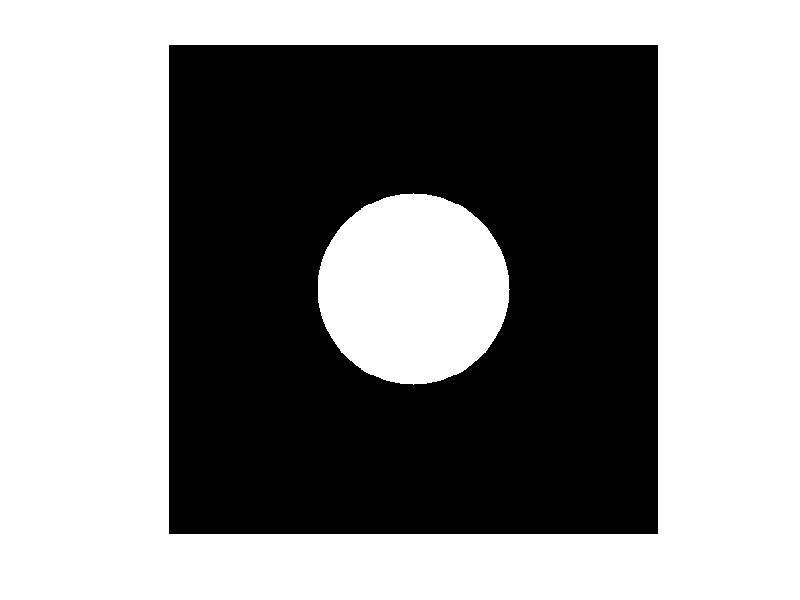

The MATLAB source for this figure:
% Practice 1 Question 6
% Create a binary black image of size 512x512. Then, write a nested loop to draw a white (filled) circle with a radius of 100 pixels at the center of the image

% Create a  black image of size 512x512
im = zeros(512, 512);

center_i = 512/2;
center_j = 512/2;
radius = 100;

% nested loop 
for i = 1:512
    for j = 1:512
        % Calculate the distance from the current pixel to the center
        distance = sqrt((i - center_i)^2 + (j - center_j)^2);
        
        % If the distance is less than or equal to the radius, color the pixel white
        if distance <= radius
            im(i, j) = 1; % White color in binary image
        end
    end
end

% Display the image
imshow(im);
